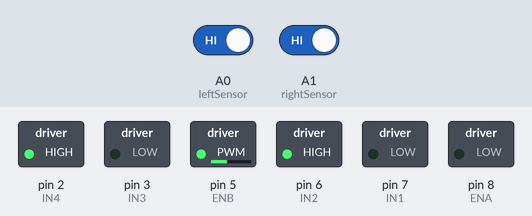
Bench run of a sketch on a simulated Arduino Uno, built with avr-gcc and run on an emulated ATmega328P. Parts: switched loads named in the sketch (green lamp = pin HIGH). The inputs (shaded band) are chosen by the test bench; at power-on: A0 (leftSensor) HIGH, A1 (rightSensor) HIGH.

Above: at 1.2 s.
1.3 s: A0 (leftSensor) driven LOW
At 2.4 s:
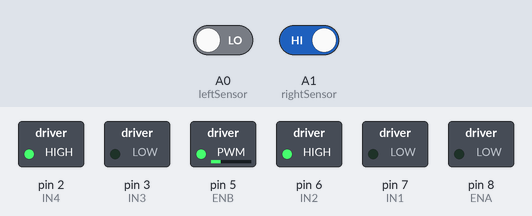
2.8 s: A1 (rightSensor) driven LOW
At 3.5 s:
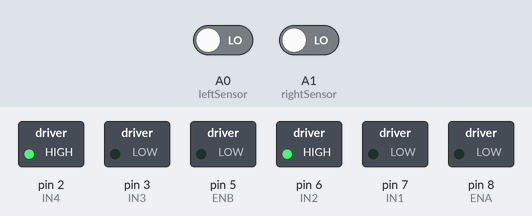
4.3 s: A1 (rightSensor) driven HIGH
At 4.7 s:
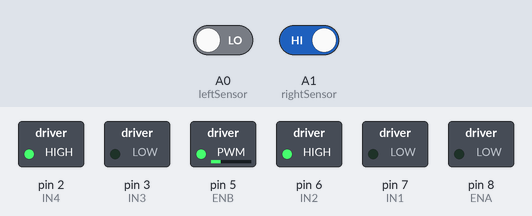
5.8 s: A0 (leftSensor) driven HIGH
At 7.0 s:
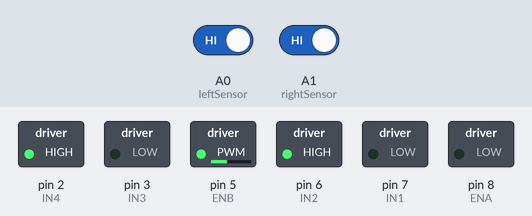
Timing chart, 0 to 8.3 s (numbered marks = the images above; inputs shaded):
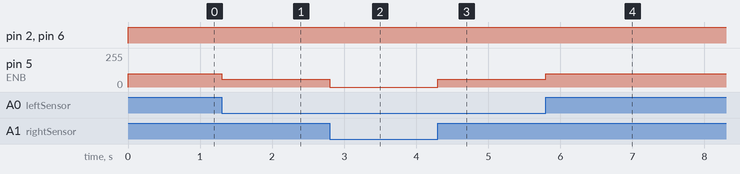

Measured:
- after the input at 1.3 s, pin 5 (ENB): 100/255 → 60/255 at once
- after the input at 2.8 s, pin 5 (ENB): 60/255 → 0/255 at once
- after the input at 4.3 s, pin 5 (ENB): 0/255 → 60/255 at once
- after the input at 5.8 s, pin 5 (ENB): 60/255 → 100/255 at once

The sketch:

line_following.ino
```cpp
// --- PIN ASSIGNMENTS ---

// IR Sensors
int leftSensor = A0;
int rightSensor = A1;

// L298N Motor Driver Pins
int ENA = 8; // Left motor speed
int IN1 = 7; // Left motor direction
int IN2 = 6; // Left motor direction

int ENB = 5; // Right motor speed
int IN3 = 3; // Right motor direction
int IN4 = 2; // Right motor direction

// --- TUNING VARIABLES ---
int baseSpeed = 100;
int softTurnSpeed = 60;
int sharpTurnSpeed = 0;

// Memory: 0 = straight, 1 = left, 2 = right
int lastTurn = 0;

void setup()
{
  pinMode(leftSensor, INPUT);
  pinMode(rightSensor, INPUT);

  pinMode(ENA, OUTPUT);
  pinMode(IN1, OUTPUT);
  pinMode(IN2, OUTPUT);

  pinMode(ENB, OUTPUT);
  pinMode(IN3, OUTPUT);
  pinMode(IN4, OUTPUT);

  Serial.begin(9600);
}

void loop()
{
  followLine();
}

void followLine()
{
  int leftValue = digitalRead(leftSensor);
  int rightValue = digitalRead(rightSensor);

  // 1. CENTERED OR LOST (White / White)
  if(leftValue == 0 && rightValue == 0)
  {
    if (lastTurn == 1) {
      sharpLeft(); // Emergency recovery: lost to the left
    }
    else if (lastTurn == 2) {
      sharpRight(); // Emergency recovery: lost to the right
    }
    else {
      moveForward(); // Perfectly centered
    }
  }

  // 2. DRIFTING RIGHT (Black / White)
  else if(leftValue == 1 && rightValue == 0)
  {
    lastTurn = 1;
    softLeft(); // Smooth correction, keep moving forward
  }

  // 3. DRIFTING LEFT (White / Black)
  else if(leftValue == 0 && rightValue == 1)
  {
    lastTurn = 2;
    softRight(); // Smooth correction, keep moving forward
  }

  // 4. THE 4cm TRAP (Black / Black)
  else if(leftValue == 1 && rightValue == 1)
  {
    lastTurn = 0;  // Reset memory so it doesn't spin wildly after
    moveForward(); // Blast straight through it
  }
}

// --- MOTOR CONTROL FUNCTIONS ---

void moveForward() {
  analogWrite(ENA, baseSpeed);
  analogWrite(ENB, baseSpeed);

  digitalWrite(IN1, LOW);
  digitalWrite(IN2, HIGH);
  digitalWrite(IN3, LOW);
  digitalWrite(IN4, HIGH);
}

void softLeft() {
  // Both wheels go forward, but left wheel slows down
  analogWrite(ENA, softTurnSpeed);
  analogWrite(ENB, baseSpeed);

  digitalWrite(IN1, LOW);
  digitalWrite(IN2, HIGH);
  digitalWrite(IN3, LOW);
  digitalWrite(IN4, HIGH);
}

void softRight() {
  // Both wheels go forward, but right wheel slows down
  analogWrite(ENA, baseSpeed);
  analogWrite(ENB, softTurnSpeed);

  digitalWrite(IN1, LOW);
  digitalWrite(IN2, HIGH);
  digitalWrite(IN3, LOW);
  digitalWrite(IN4, HIGH);
}

void sharpLeft() {
  // Left wheel stops completely, right wheel pushes hard
  analogWrite(ENA, sharpTurnSpeed);
  analogWrite(ENB, baseSpeed);

  digitalWrite(IN1, LOW);
  digitalWrite(IN2, HIGH);
  digitalWrite(IN3, LOW);
  digitalWrite(IN4, HIGH);
}

void sharpRight() {
  // Right wheel stops completely, left wheel pushes hard
  analogWrite(ENA, baseSpeed);
  analogWrite(ENB, sharpTurnSpeed);

  digitalWrite(IN1, LOW);
  digitalWrite(IN2, HIGH);
  digitalWrite(IN3, LOW);
  digitalWrite(IN4, HIGH);
}

void stopMotors() {
  analogWrite(ENA, 0);
  analogWrite(ENB, 0);

  digitalWrite(IN1, LOW);
  digitalWrite(IN2, LOW);
  digitalWrite(IN3, LOW);
  digitalWrite(IN4, LOW);
}
```
